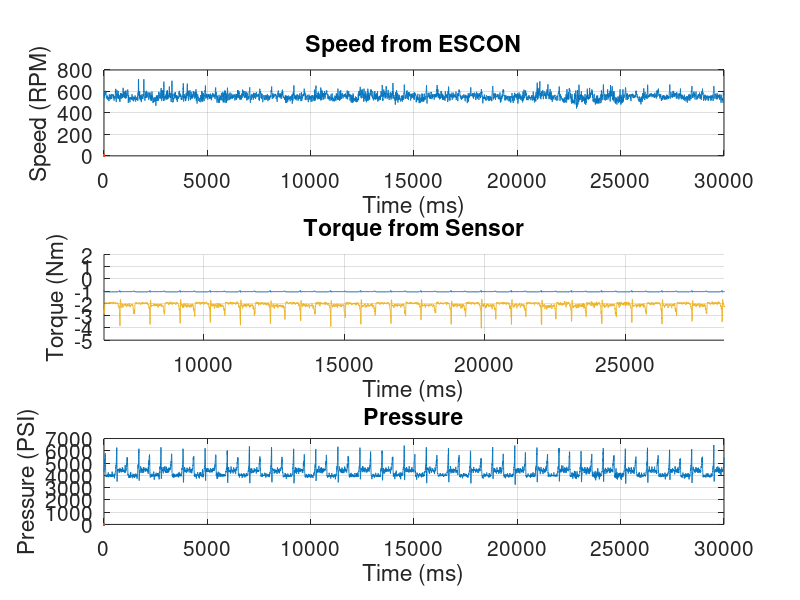
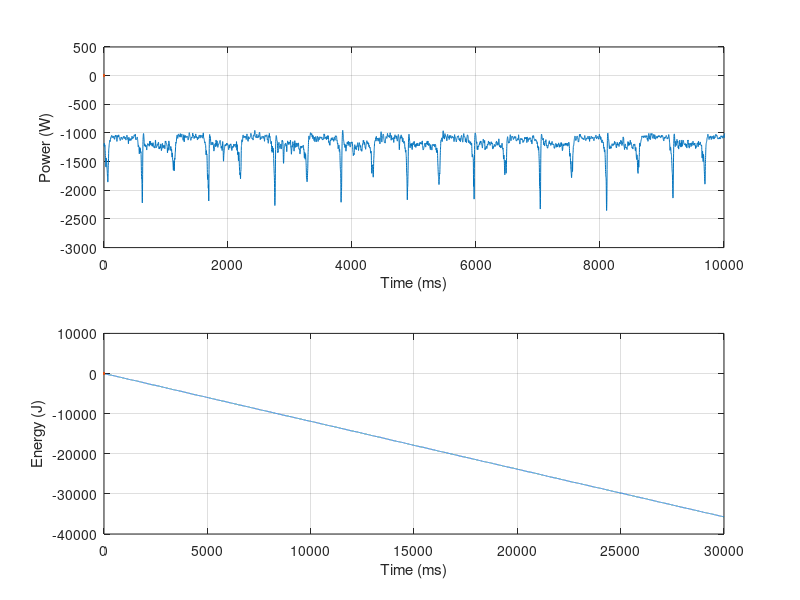

Recreate these plots in MATLAB, in order.
clc; clear; close;
load coeff_pressure_data.mat
load test_5_500RPM.mat

fc_pressure = 100;
fc_speed = 50;
fc_current = 100;
fs = 1000;

[b_pressure,a_pressure] = butter(2,fc_pressure/(fs/2));
[b_speed,a_speed] = butter(2,fc_speed/(fs/2));
[b_current,a_current] = butter(2,fc_current/(fs/2));

no_of_sensors = 3;

sampling_time = 1;

kwte = 90000;

speed_turn = 3;
current_turn = 1;
pressure_turn = 2;

x = some_data(speed_turn:no_of_sensors:kwte);
y = some_data(current_turn:no_of_sensors:kwte);
z = some_data(pressure_turn:no_of_sensors:kwte);

if isnan(y(1))
    y(1) = 0;
end

t_x = t(speed_turn:no_of_sensors:kwte);
t_y = t(current_turn:no_of_sensors:kwte);
t_z = t(pressure_turn:no_of_sensors:kwte);

figure(1)

subplot(3,1,1)
t_speed = sampling_time/no_of_sensors*(t_x-speed_turn);
speed = filtfilt(b_speed,a_speed,(0.78125*x - 1600));
plot(t_speed, speed,LineWidth=2)
title('Speed from ESCON')
ylabel('Speed (RPM)')
xlabel('Time (ms)')
grid on
% xlim([6470 28500])


subplot(3,1,3)
pressure = 1.6113281*filtfilt(b_pressure,a_pressure,z);
t_pressure = sampling_time/no_of_sensors*(t_z-pressure_turn);
plot(t_pressure,pressure,LineWidth=2)
ylabel('Pressure (PSI)')
xlabel('Time (ms)')
title('Pressure')
grid on
% xlim([10 25])
% xlim([6470 28500])


% disp('Click two points on the plot to define the friction index range.');
% [friction_index, ~] = ginput(2); % Select two points (start and end)
% friction_index = find(t_speed >= friction_index(1) & t_speed <= friction_index(2)); % Get indices in time array

% figure(2)
% plot(t_speed(friction_index),speed(friction_index),LineWidth=2)
% xlabel('Time (ms)')
% ylabel('Speed (RPM)')
% title('Desired Speed Range')
% grid on
% 
% some_fig_2 = gcf;
% set(findobj(some_fig_2,'type','axes'),"FontSize",15)

p_final = [pressure.^3;
           pressure.^2;
           pressure.^1;
           ones(size(pressure))];

w_final = [speed.^3;
           speed.^2;
           speed.^1;
           ones(size(speed))];

friction = (coeff_pressure_data(1,:)*p_final).*w_final(1,:) ...
+ (coeff_pressure_data(2,:)*p_final).*w_final(2,:) ...
+ (coeff_pressure_data(3,:)*p_final).*w_final(3,:) ...
+ (coeff_pressure_data(4,:)*p_final).*w_final(4,:);


subplot(3,1,2)
hold on
t_torque = sampling_time/no_of_sensors*(t_y-current_turn);
torque = 109e-3*(0.0048828125*filtfilt(b_current,a_current,y) - 10);
plot(t_torque,torque,LineWidth=2)
frictionless_torque = torque-friction+0.0058;
plot(t_torque,frictionless_torque,LineWidth=2)
title('Torque from Sensor')
xlabel('Time (ms)')
ylabel('Torque (Nm)')
grid on
% xlim([10 25])
xlim([6470 28500])

some_fig = gcf;
set(findobj(some_fig,'type','axes'),"FontSize",15)


power_recovery = speed.*(frictionless_torque);

figure(2)
subplot(2,1,1)
plot(t_pressure,power_recovery,LineWidth=2)
xlabel('Time (ms)')
ylabel('Power (W)')
grid on
xlim([0 10000])

dt = (t_pressure(2)-t_pressure(1))*1e-3;

subplot(2,1,2)
energy_recovery = cumsum(power_recovery*dt);
plot(t_pressure,energy_recovery,LineWidth=2)
xlabel('Time (ms)')
ylabel('Energy (J)')
grid on
% xlim([0 10000])
